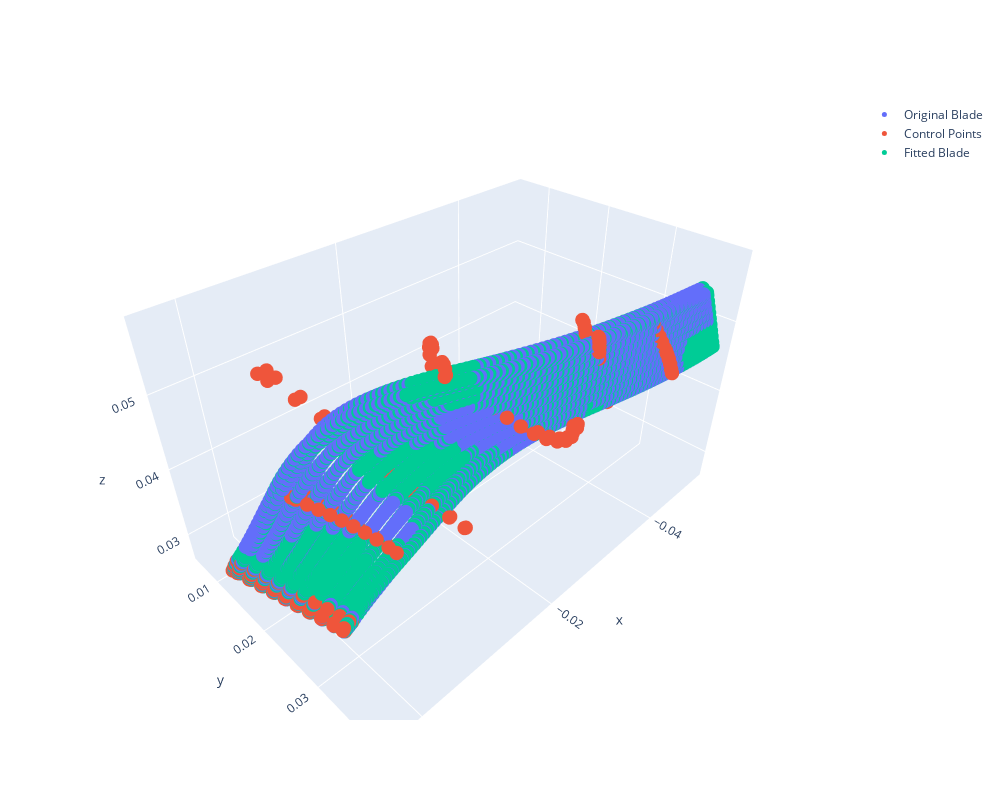

The notebook cell this image was saved under:
### Code cell
bb.draw_blade()

### Figure 1 — Plotly figure (JSON) as saved in the notebook; plotly's stock layout.template omitted (floating-point values rounded to 4 significant figures; data arrays with more than 128 entries replaced by an {"elided": "..."} marker saying what was removed)
{"data": [{"marker": {"size": 5}, "mode": "markers", "name": "Original Blade", "type": "scatter3d", "x": {"elided": "2508 float values"}, "y": {"elided": "2508 float values"}, "z": {"elided": "2508 float values"}}, {"marker": {"size": 5}, "mode": "markers", "name": "Control Points", "type": "scatter3d", "x": {"elided": "297 float values"}, "y": {"elided": "297 float values"}, "z": {"elided": "297 float values"}}, {"marker": {"size": 5}, "mode": "markers", "name": "Fitted Blade", "type": "scatter3d", "x": {"elided": "2640 float values"}, "y": {"elided": "2640 float values"}, "z": {"elided": "2640 float values"}}], "layout": {"height": 800, "width": 1000}}
